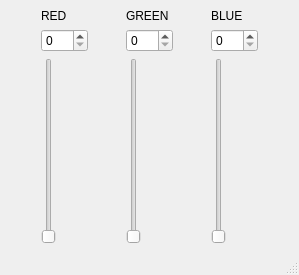
<?xml version="1.0" encoding="UTF-8"?>
<ui version="4.0">
 <class>MainWindow</class>
 <widget class="QMainWindow" name="MainWindow">
  <property name="geometry">
   <rect>
    <x>0</x>
    <y>0</y>
    <width>299</width>
    <height>275</height>
   </rect>
  </property>
  <property name="windowTitle">
   <string>MainWindow</string>
  </property>
  <widget class="QWidget" name="centralwidget">
   <layout class="QHBoxLayout" name="horizontalLayout">
    <item>
     <layout class="QGridLayout" name="gridLayout">
      <item row="0" column="0">
       <widget class="QLabel" name="label">
        <property name="text">
         <string>RED</string>
        </property>
       </widget>
      </item>
      <item row="1" column="0">
       <widget class="QSpinBox" name="spinBox">
        <property name="maximum">
         <number>255</number>
        </property>
       </widget>
      </item>
      <item row="2" column="0">
       <widget class="QSlider" name="verticalSlider">
        <property name="orientation">
         <enum>Qt::Vertical</enum>
        </property>
       </widget>
      </item>
     </layout>
    </item>
    <item>
     <layout class="QGridLayout" name="gridLayout_2">
      <item row="0" column="0">
       <widget class="QLabel" name="label_2">
        <property name="text">
         <string>GREEN</string>
        </property>
       </widget>
      </item>
      <item row="1" column="0">
       <widget class="QSpinBox" name="spinBox_2">
        <property name="maximum">
         <number>255</number>
        </property>
       </widget>
      </item>
      <item row="2" column="0">
       <widget class="QSlider" name="verticalSlider_2">
        <property name="orientation">
         <enum>Qt::Vertical</enum>
        </property>
       </widget>
      </item>
     </layout>
    </item>
    <item>
     <layout class="QGridLayout" name="gridLayout_3">
      <item row="0" column="0">
       <widget class="QLabel" name="label_3">
        <property name="text">
         <string>BLUE</string>
        </property>
       </widget>
      </item>
      <item row="1" column="0">
       <widget class="QSpinBox" name="spinBox_3">
        <property name="maximum">
         <number>255</number>
        </property>
       </widget>
      </item>
      <item row="2" column="0">
       <widget class="QSlider" name="verticalSlider_3">
        <property name="orientation">
         <enum>Qt::Vertical</enum>
        </property>
       </widget>
      </item>
     </layout>
    </item>
   </layout>
  </widget>
  <widget class="QMenuBar" name="menubar">
   <property name="geometry">
    <rect>
     <x>0</x>
     <y>0</y>
     <width>299</width>
     <height>23</height>
    </rect>
   </property>
  </widget>
  <widget class="QStatusBar" name="statusbar"/>
 </widget>
 <resources/>
 <connections>
  <connection>
   <sender>verticalSlider</sender>
   <signal>valueChanged(int)</signal>
   <receiver>spinBox</receiver>
   <slot>setValue(int)</slot>
   <hints>
    <hint type="sourcelabel">
     <x>42</x>
     <y>144</y>
    </hint>
    <hint type="destinationlabel">
     <x>62</x>
     <y>70</y>
    </hint>
   </hints>
  </connection>
  <connection>
   <sender>spinBox</sender>
   <signal>valueChanged(int)</signal>
   <receiver>verticalSlider</receiver>
   <slot>setValue(int)</slot>
   <hints>
    <hint type="sourcelabel">
     <x>40</x>
     <y>69</y>
    </hint>
    <hint type="destinationlabel">
     <x>39</x>
     <y>110</y>
    </hint>
   </hints>
  </connection>
  <connection>
   <sender>verticalSlider_2</sender>
   <signal>valueChanged(int)</signal>
   <receiver>spinBox_2</receiver>
   <slot>setValue(int)</slot>
   <hints>
    <hint type="sourcelabel">
     <x>139</x>
     <y>140</y>
    </hint>
    <hint type="destinationlabel">
     <x>152</x>
     <y>71</y>
    </hint>
   </hints>
  </connection>
  <connection>
   <sender>spinBox_2</sender>
   <signal>valueChanged(int)</signal>
   <receiver>verticalSlider_2</receiver>
   <slot>setValue(int)</slot>
   <hints>
    <hint type="sourcelabel">
     <x>137</x>
     <y>73</y>
    </hint>
    <hint type="destinationlabel">
     <x>136</x>
     <y>115</y>
    </hint>
   </hints>
  </connection>
  <connection>
   <sender>verticalSlider_3</sender>
   <signal>valueChanged(int)</signal>
   <receiver>spinBox_3</receiver>
   <slot>setValue(int)</slot>
   <hints>
    <hint type="sourcelabel">
     <x>235</x>
     <y>123</y>
    </hint>
    <hint type="destinationlabel">
     <x>236</x>
     <y>68</y>
    </hint>
   </hints>
  </connection>
  <connection>
   <sender>spinBox_3</sender>
   <signal>valueChanged(int)</signal>
   <receiver>verticalSlider_3</receiver>
   <slot>setValue(int)</slot>
   <hints>
    <hint type="sourcelabel">
     <x>256</x>
     <y>71</y>
    </hint>
    <hint type="destinationlabel">
     <x>238</x>
     <y>215</y>
    </hint>
   </hints>
  </connection>
 </connections>
</ui>
